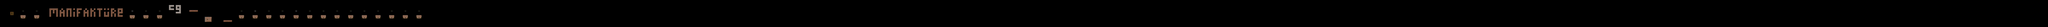

A 2D game scene composited from a Tiled map and its tileset images. What follows is a short description and the map's XML, with each tile layer's data collapsed to a summary:
An orthogonal 1200x16 tile map with 32x32 px tiles, 2 tile layers (platforms, windows), 2 hidden layers not drawn.

<map version="1.0" orientation="orthogonal" width="1200" height="16" tilewidth="32" tileheight="32">
 <tileset firstgid="1" name="Level01-20Taslar" tilewidth="32" tileheight="32">
  <image source="../img/Level01-20Taslar.png" width="640" height="512" />
 </tileset>
 <layer name="back" width="1200" height="16" visible="0">
  <data>[19200 cells, 19200 non-empty, 6 distinct tile ids]</data>
 </layer>
 <layer name="platforms" width="1200" height="16">
  <data>[19200 cells, 220 non-empty, 6 distinct tile ids]</data>
 </layer>
 <layer name="windows" width="1200" height="16">
  <data>[19200 cells, 64 non-empty, 21 distinct tile ids]</data>
 </layer>
 <layer name="collision" width="1200" height="16" visible="0">
  <data>[19200 cells, 703 non-empty, 1 distinct tile ids]</data>
 </layer>
</map>